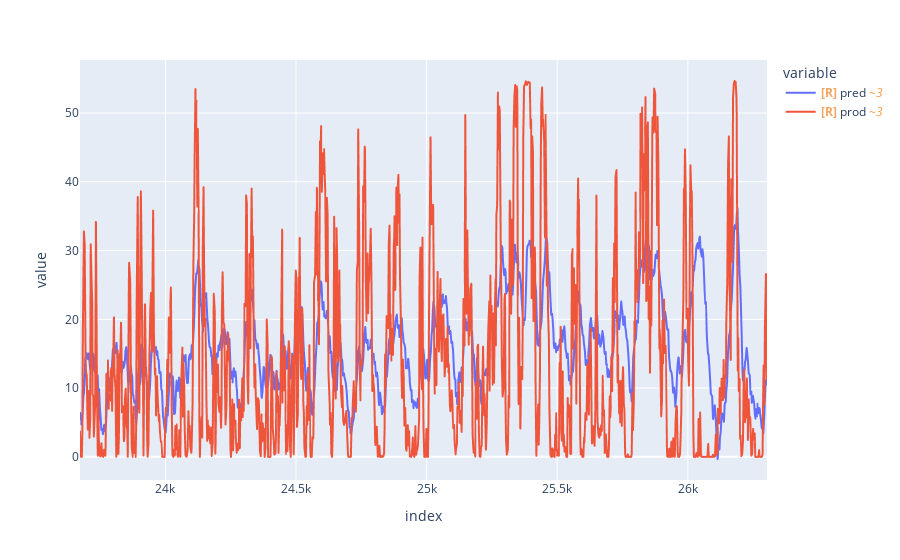
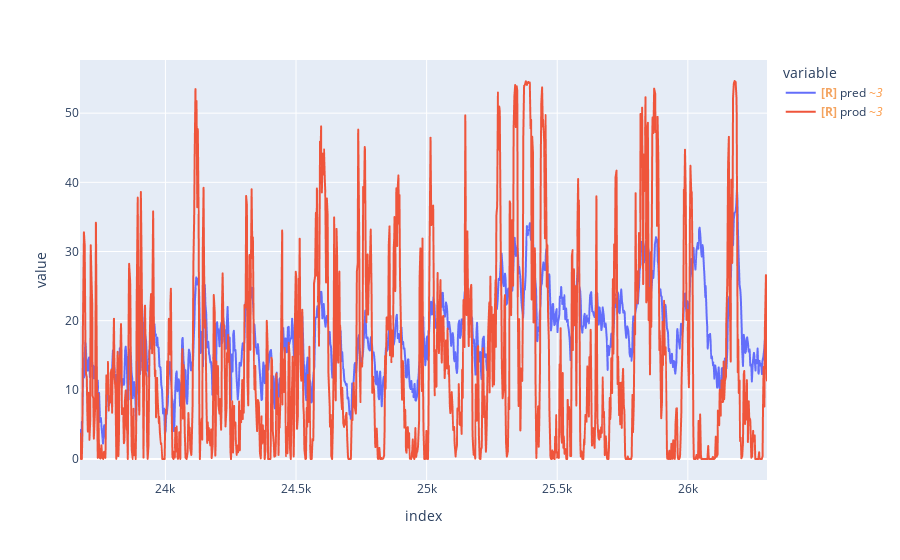
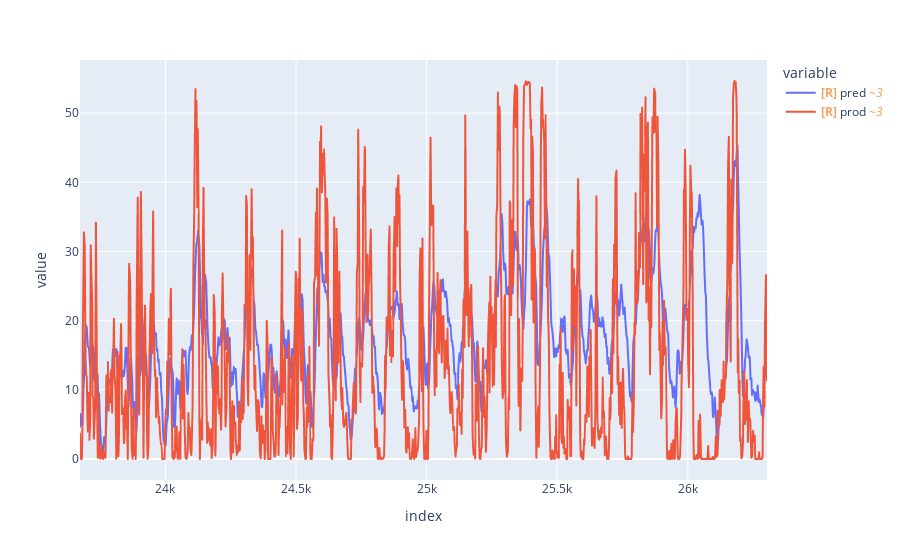
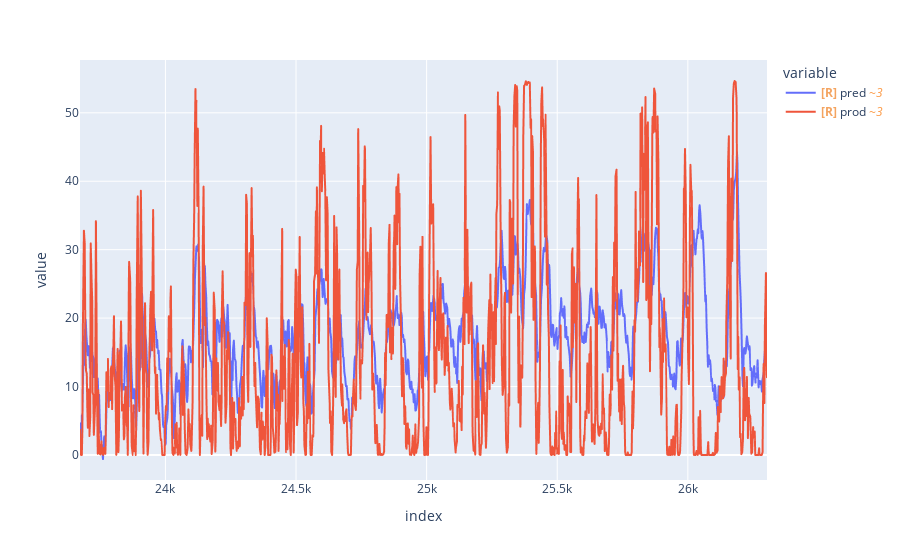

Here is the notebook cell these charts were saved with, in order:
### Markdown cell above
# Training the Best Model (as Final Model) using All Labeled Data

### Code cell
for i, model_record in enumerate(models):
    print("model id:", i, "full_val_mae:", model_record['full_val_mae'], " | specs:", model_record['specs'])
    pred = np.array(model_record['val_preds'])
    y = X_val['y']
    df = pd.DataFrame(np.array((pred, X_val['y'])).T, columns=['pred', target], index=X_val.index)

    fig = px.line(df) 
    fig.show()


#selecting the best model specs
best_model_idx = np.argmin([model_record['full_val_mae'] for model_record in models])
best_model = models[best_model_idx]
n_lags, n_feature_lags = best_model['specs']

print('best model:', best_model_idx, best_model['specs'])

### Figure 1 — Plotly figure (JSON) as saved in the notebook; plotly's stock layout.template omitted (floating-point values rounded to 4 significant figures; data arrays with more than 128 entries replaced by an {"elided": "..."} marker saying what was removed)
{"data": [{"hovertemplate": "variable=pred<br>index=%{x}<br>value=%{y}<extra></extra>", "legendgroup": "pred", "line": {"color": "#636efa", "dash": "solid"}, "marker": {"symbol": "circle"}, "mode": "lines", "name": "<b style=\"color:sandybrown\">[R]</b> pred <i style=\"color:#fc9944\">~3</i>", "showlegend": true, "type": "scattergl", "uid": "12018c05-c35e-4445-9d25-25627f1b02e1", "x": {"elided": "1000 int values"}, "xaxis": "x", "y": {"elided": "1000 float values"}, "yaxis": "y"}, {"hovertemplate": "variable=prod<br>index=%{x}<br>value=%{y}<extra></extra>", "legendgroup": "prod", "line": {"color": "#EF553B", "dash": "solid"}, "marker": {"symbol": "circle"}, "mode": "lines", "name": "<b style=\"color:sandybrown\">[R]</b> prod <i style=\"color:#fc9944\">~3</i>", "showlegend": true, "type": "scattergl", "uid": "fa714de3-c7df-4abc-8a5b-8feecba45488", "x": {"elided": "1000 int values"}, "xaxis": "x", "y": {"elided": "1000 float values"}, "yaxis": "y"}], "layout": {"legend": {"title": {"text": "variable"}, "tracegroupgap": 0}, "margin": {"t": 60}, "xaxis": {"anchor": "y", "domain": [0, 1], "title": {"text": "index"}}, "yaxis": {"anchor": "x", "domain": [0, 1], "title": {"text": "value"}}}}

### Figure 2 — Plotly figure (JSON) as saved in the notebook; plotly's stock layout.template omitted (floating-point values rounded to 4 significant figures; data arrays with more than 128 entries replaced by an {"elided": "..."} marker saying what was removed)
{"data": [{"hovertemplate": "variable=pred<br>index=%{x}<br>value=%{y}<extra></extra>", "legendgroup": "pred", "line": {"color": "#636efa", "dash": "solid"}, "marker": {"symbol": "circle"}, "mode": "lines", "name": "<b style=\"color:sandybrown\">[R]</b> pred <i style=\"color:#fc9944\">~3</i>", "showlegend": true, "type": "scattergl", "uid": "3553d87f-4db1-47a3-b94a-8c2f862529b2", "x": {"elided": "1000 int values"}, "xaxis": "x", "y": {"elided": "1000 float values"}, "yaxis": "y"}, {"hovertemplate": "variable=prod<br>index=%{x}<br>value=%{y}<extra></extra>", "legendgroup": "prod", "line": {"color": "#EF553B", "dash": "solid"}, "marker": {"symbol": "circle"}, "mode": "lines", "name": "<b style=\"color:sandybrown\">[R]</b> prod <i style=\"color:#fc9944\">~3</i>", "showlegend": true, "type": "scattergl", "uid": "344e8538-285a-4222-83ed-ad64e0bdc11b", "x": {"elided": "1000 int values"}, "xaxis": "x", "y": {"elided": "1000 float values"}, "yaxis": "y"}], "layout": {"legend": {"title": {"text": "variable"}, "tracegroupgap": 0}, "margin": {"t": 60}, "xaxis": {"anchor": "y", "domain": [0, 1], "title": {"text": "index"}}, "yaxis": {"anchor": "x", "domain": [0, 1], "title": {"text": "value"}}}}

### Figure 3 — Plotly figure (JSON) as saved in the notebook; plotly's stock layout.template omitted (floating-point values rounded to 4 significant figures; data arrays with more than 128 entries replaced by an {"elided": "..."} marker saying what was removed)
{"data": [{"hovertemplate": "variable=pred<br>index=%{x}<br>value=%{y}<extra></extra>", "legendgroup": "pred", "line": {"color": "#636efa", "dash": "solid"}, "marker": {"symbol": "circle"}, "mode": "lines", "name": "<b style=\"color:sandybrown\">[R]</b> pred <i style=\"color:#fc9944\">~3</i>", "showlegend": true, "type": "scattergl", "uid": "e22ea3ca-59c0-4cd7-b886-b2c326c61b18", "x": {"elided": "1000 int values"}, "xaxis": "x", "y": {"elided": "1000 float values"}, "yaxis": "y"}, {"hovertemplate": "variable=prod<br>index=%{x}<br>value=%{y}<extra></extra>", "legendgroup": "prod", "line": {"color": "#EF553B", "dash": "solid"}, "marker": {"symbol": "circle"}, "mode": "lines", "name": "<b style=\"color:sandybrown\">[R]</b> prod <i style=\"color:#fc9944\">~3</i>", "showlegend": true, "type": "scattergl", "uid": "a357dbf0-398c-4136-a3aa-dbb8e8df9b02", "x": {"elided": "1000 int values"}, "xaxis": "x", "y": {"elided": "1000 float values"}, "yaxis": "y"}], "layout": {"legend": {"title": {"text": "variable"}, "tracegroupgap": 0}, "margin": {"t": 60}, "xaxis": {"anchor": "y", "domain": [0, 1], "title": {"text": "index"}}, "yaxis": {"anchor": "x", "domain": [0, 1], "title": {"text": "value"}}}}

### Figure 4 — Plotly figure (JSON) as saved in the notebook; plotly's stock layout.template omitted (floating-point values rounded to 4 significant figures; data arrays with more than 128 entries replaced by an {"elided": "..."} marker saying what was removed)
{"data": [{"hovertemplate": "variable=pred<br>index=%{x}<br>value=%{y}<extra></extra>", "legendgroup": "pred", "line": {"color": "#636efa", "dash": "solid"}, "marker": {"symbol": "circle"}, "mode": "lines", "name": "<b style=\"color:sandybrown\">[R]</b> pred <i style=\"color:#fc9944\">~3</i>", "showlegend": true, "type": "scattergl", "uid": "6bfb7d0e-6e68-442d-a271-cde591360612", "x": {"elided": "1000 int values"}, "xaxis": "x", "y": {"elided": "1000 float values"}, "yaxis": "y"}, {"hovertemplate": "variable=prod<br>index=%{x}<br>value=%{y}<extra></extra>", "legendgroup": "prod", "line": {"color": "#EF553B", "dash": "solid"}, "marker": {"symbol": "circle"}, "mode": "lines", "name": "<b style=\"color:sandybrown\">[R]</b> prod <i style=\"color:#fc9944\">~3</i>", "showlegend": true, "type": "scattergl", "uid": "2d5790f0-bad4-4109-b315-5b69c84a6d8c", "x": {"elided": "1000 int values"}, "xaxis": "x", "y": {"elided": "1000 float values"}, "yaxis": "y"}], "layout": {"legend": {"title": {"text": "variable"}, "tracegroupgap": 0}, "margin": {"t": 60}, "xaxis": {"anchor": "y", "domain": [0, 1], "title": {"text": "index"}}, "yaxis": {"anchor": "x", "domain": [0, 1], "title": {"text": "value"}}}}
